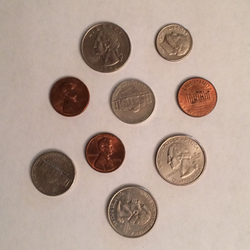
#> input picture picture/coins.png, 250 x 250 px
$ python 16_Segmentation_FeatureExtraction.py   (older library calls are emulated)
#> lines starting #> are read from the running program, lines starting #| are printed output that depends on the picture
# -*- coding: utf-8 -*-
# @Time    : 2019/12/19 10:52
# @Author  : Jeff Wang
# @Email   : jeffwang987@163.com   OR    wangxiaofeng2020@ia.ac.cn
# @Software: PyCharm
import cv2
import numpy as np
import matplotlib.pyplot as plt

img = cv2.imread('./picture/coins.png', 0)
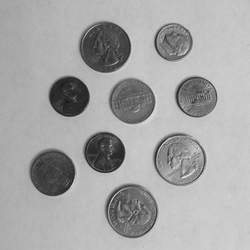
#> img: shape (250, 250); min 21, max 228, mean 165.5
angle = cv2.imread('./picture/chessboard.jpg')
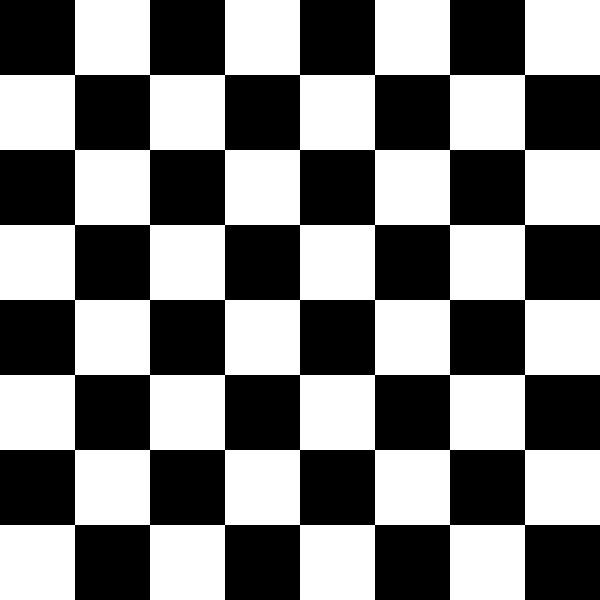
#> input picture picture/chessboard.jpg, 600 x 600 px
#> angle is the input picture: shape (600, 600, 3); min 0, max 255, mean 127.5
beach = cv2.imread('./picture/beach.png')
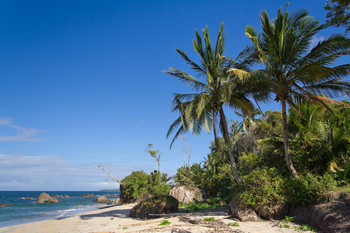
#> input picture picture/beach.png, 350 x 233 px
#> beach is the input picture: shape (233, 350, 3); mean B, G, R 136, 110.4, 78.6
coin = cv2.imread('./picture/coins.png')
#> coin is the input picture: shape (250, 250, 3); mean B, G, R 147.7, 159.9, 180.7
"""本文档学习了图像分割，图像分割有以下几种方法。

        概述：将图像分割成连续的有意义的区域
        0. 基于阈值分割方法（实现简单，复杂度低；没有考虑空间信息，复杂背景效果不佳）
        1. 基于区域的分割方法（现在不常用）
        2. 基于边缘分割方法（都是求取像素梯度，利用多种算子模板）
        3. 基于角点分割方法（角点包含更多的信息，例如特征点匹配,且旋转、缩放不变。）
        4. 基于霍夫变化（频域）方法检测直线或圆
"""
"""0. 阈值方法
     0. 全局阈值（均值作为方差等）
     1. 自动阈值（迭代法、OTSU法、最小误差）
     2. 动态阈值（上述方法在光线不均匀时会失效，动态阈值又称自适应阈值，会根据局部区域的值来调整阈值）
"""
# [31 lines of commented-out code are left out]


"""1. 区域增长方法（这个不常用，现在跳过，以后有缘遇到再说）

     0. 区域增长法
     1. 区域分割、合并（四叉树）
"""

"""2. 边缘方法

      0. 罗伯特（对角线）梯度fx=f(m,n)-f(m-1,n-1) y同理
      1.*拉普拉斯算子（四邻域），二阶差分算子
      2. 改进微分算子，中心差分fx = 1/2（f(x+1,y)-f(x-1,y)）；这样fx模板是[-1, 0, 1] fy模板是[-1, 0, 1]^T
      3. 普莱惠特(Prewitt)算子:先平滑后一阶差分，利用[1, 1, 1]和改进微分算子卷积结合。
      4,*Sobel算子:先平滑后一阶差分，利用[1, 2, 1]和改进微分算子卷积结合。
      5. Laplacian－Gaussian算子,二阶差分和高斯滤波结合。利用卷积性质，直接对高斯滤波二次差分就行了。
      6.*Canny算子（先高斯滤波，然后sobel，然后非极大值抑制，然后磁滞效应（双阈值）（https://opencv-python-tutorials.readthedocs.io/zh/latest/4.%20OpenCV%E4%B8%AD%E7%9A%84%E5%9B%BE%E5%83%8F%E5%A4%84%E7%90%86/4.7.%20Canny%E8%BE%B9%E7%BC%98%E6%A3%80%E6%B5%8B/）
"""

# [13 lines of commented-out code are left out]


"""3. 角点方法（可以用来匹配，匹配内容详情见https://opencv-python-tutorials.readthedocs.io/zh/latest/5.%20%E7%89%B9%E5%BE%81%E6%A3%80%E6%B5%8B%E5%92%8C%E6%8F%8F%E8%BF%B0/5.9.%20%E7%89%B9%E5%BE%81%E5%8C%B9%E9%85%8D/）

      0. Harris角点检测（旋转不变）
      1. SUSAN算法
      2. SIFT（旋转不变+缩放不变）注意，该算法现在已受专利保护，需要使用opencv3.4.3以下版本https://download.csdn.net/download/qq_35292250/11518052，或者c++有一个库叫opensift
      3. SURF（快速的sift）
      4. FAST(适用于应用的快速角点检测方法)
      5. BRIEF（他是一种特征描述符，用于快速匹配。而不是特征提取算法）
      6. 0RB(Oriented FAST and Rotated BRIEF)
"""
# [49 lines of commented-out code are left out]


"""4. 霍夫变换

        0. 寻找直线原理：比如我有三点abc，过每一点都有无数种直线的可能。那么我在r-theta的极坐标空间（r=x*cos(theta)+y*sin(theta)）中，过每一点我以theta=1慢慢旋转这个直线，同时记录对应的r。然后对于三个点，寻找最匹配的r-theta
        1. 寻找圆的原理：(x-a)^2+(y-b)^2=r^2,有三个参数abr，所以对圆上多点，我们求每一点的abr，然后比较多个点的abr，那个匹配就让哪个作为参数
        可以看出hough变化有点暴力求解的意思，不过方法巧妙，角度清奇。为了减少运算，出现了概率Hough变换，cv2.HoughLinesP()
"""
# [31 lines of commented-out code are left out]
